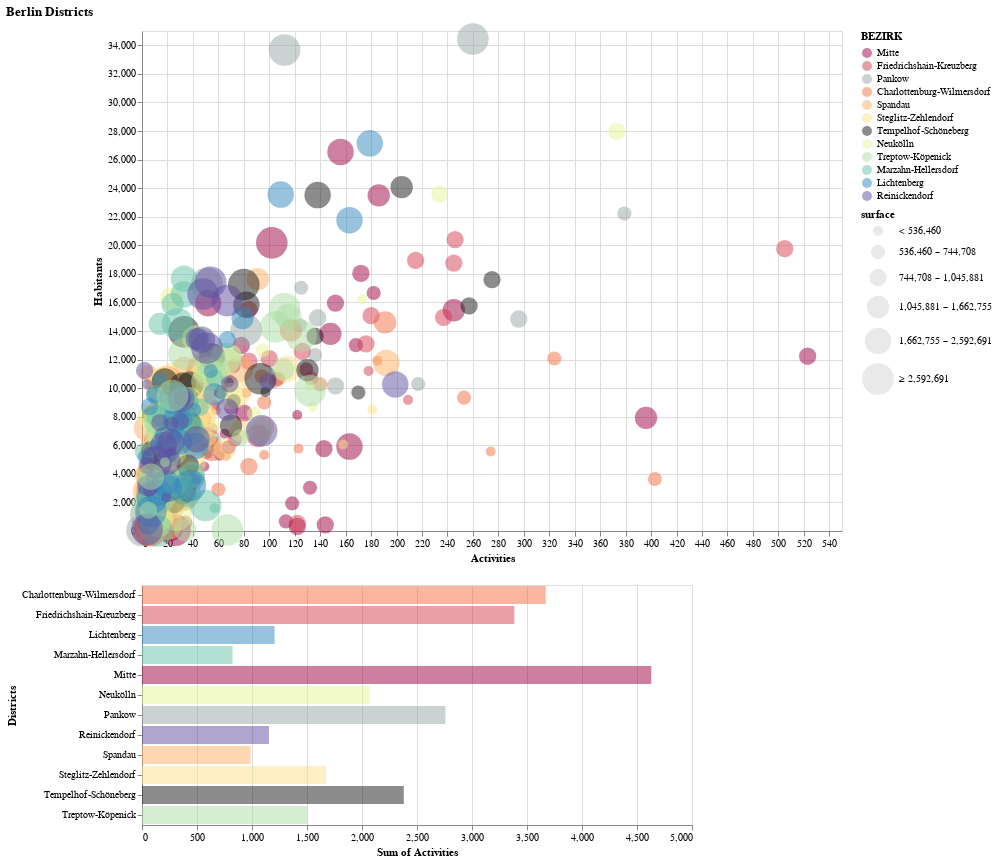

This figure's notebook cell:
### Code cell
ost

### Figure 1 — Vega-Lite specification as saved in the notebook (floating-point values rounded to 4 significant figures; data arrays with more than 128 entries replaced by an {"elided": "..."} marker saying what was removed)
{"config": {"view": {"continuousWidth": 400, "continuousHeight": 300}}, "vconcat": [{"mark": {"type": "point", "filled": true}, "encoding": {"color": {"condition": {"type": "nominal", "field": "BEZIRK", "scale": {"domain": ["Mitte", "Friedrichshain-Kreuzberg", "Pankow", "Charlottenburg-Wilmersdorf", "Spandau", "Steglitz-Zehlendorf", "Tempelhof-Schöneberg", "Neukölln", "Treptow-Köpenick", "Marzahn-Hellersdorf", "Lichtenberg", "Reinickendorf"], "range": ["#9e0142", "#d53e4f", "#95a5a6", "#f46d43", "#fdae61", "#fee08b", "#1a1a1a", "#e6f598", "#abdda4", "#66c2a5", "#3288bd", "#5e4fa2"]}, "selection": "selector005"}, "value": "lightgray"}, "opacity": {"value": 0.5}, "size": {"type": "quantitative", "field": "surface", "scale": {"range": [100, 200, 300, 500, 700, 1000], "type": "quantile"}}, "tooltip": [{"type": "nominal", "field": "BEZIRK"}, {"type": "quantitative", "field": "activity"}, {"type": "quantitative", "field": "habitants"}, {"type": "quantitative", "field": "surface"}], "x": {"type": "quantitative", "field": "activity", "title": "Activities"}, "y": {"type": "quantitative", "field": "habitants", "title": "Habitants"}}, "height": 500, "selection": {"selector005": {"type": "interval", "encodings": ["x"]}}, "transform": [{"filter": {"selection": "selector006"}}], "width": 700}, {"mark": {"type": "bar", "filled": true}, "encoding": {"color": {"condition": {"type": "nominal", "field": "BEZIRK", "scale": {"domain": ["Mitte", "Friedrichshain-Kreuzberg", "Pankow", "Charlottenburg-Wilmersdorf", "Spandau", "Steglitz-Zehlendorf", "Tempelhof-Schöneberg", "Neukölln", "Treptow-Köpenick", "Marzahn-Hellersdorf", "Lichtenberg", "Reinickendorf"], "range": ["#9e0142", "#d53e4f", "#95a5a6", "#f46d43", "#fdae61", "#fee08b", "#1a1a1a", "#e6f598", "#abdda4", "#66c2a5", "#3288bd", "#5e4fa2"]}, "selection": "selector006"}, "value": "lightgray"}, "opacity": {"value": 0.5}, "tooltip": [{"type": "nominal", "field": "BEZIRK"}, {"type": "quantitative", "aggregate": "sum", "field": "activity"}], "x": {"type": "quantitative", "aggregate": "sum", "field": "activity", "title": "Sum of Activities"}, "y": {"type": "nominal", "field": "BEZIRK", "title": "Districts"}}, "selection": {"selector006": {"type": "multi", "encodings": ["color"]}}, "transform": [{"filter": {"selection": "selector005"}}], "width": 550}], "data": {"name": "data-0bed331f63204f6973748c24f820cd33"}, "title": "Berlin Districts", "$schema": "https://vega.github.io/schema/vega-lite/v4.8.1.json", "datasets": {"data-0bed331f63204f6973748c24f820cd33": {"elided": "448 records"}}}
